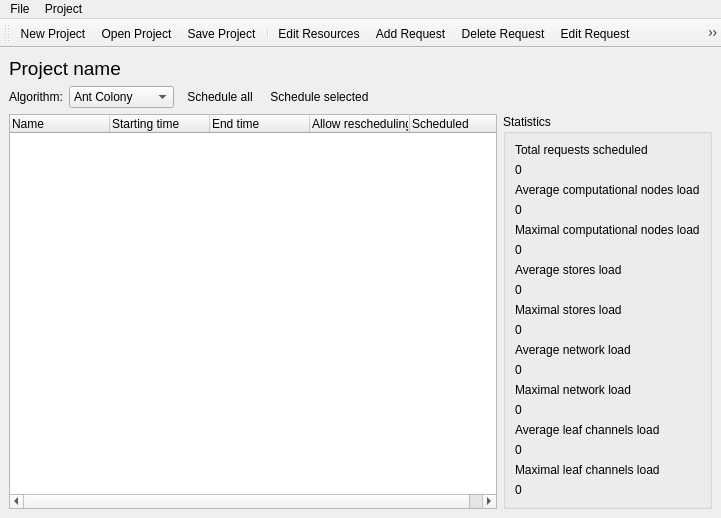
<?xml version="1.0" encoding="UTF-8"?>
<ui version="4.0">
 <class>MainWindow</class>
 <widget class="QMainWindow" name="MainWindow">
  <property name="geometry">
   <rect>
    <x>0</x>
    <y>0</y>
    <width>721</width>
    <height>513</height>
   </rect>
  </property>
  <property name="sizePolicy">
   <sizepolicy hsizetype="Expanding" vsizetype="Expanding">
    <horstretch>0</horstretch>
    <verstretch>0</verstretch>
   </sizepolicy>
  </property>
  <property name="windowTitle">
   <string>Data Centers GUI</string>
  </property>
  <property name="windowIcon">
   <iconset resource="resources.qrc">
    <normaloff>:/pics/pics/star.png</normaloff>:/pics/pics/star.png</iconset>
  </property>
  <property name="styleSheet">
   <string notr="true">QWidget, QMenuBar::item {
	background-color: qlineargradient(x1: 0, y1: 0, x2: 0, y2: 1,
                                      stop: 0 #c5d8ef, stop: 1 #89a5c3);
}

QLabel, QSlider {
	background-color: transparent;
}a</string>
  </property>
  <widget class="QWidget" name="centralwidget">
   <property name="styleSheet">
    <string notr="true"/>
   </property>
   <layout class="QHBoxLayout" name="horizontalLayout">
    <property name="sizeConstraint">
     <enum>QLayout::SetDefaultConstraint</enum>
    </property>
    <item>
     <layout class="QVBoxLayout" name="verticalLayout">
      <item>
       <layout class="QHBoxLayout" name="horizontalLayout_3">
        <item>
         <widget class="QLabel" name="projectname">
          <property name="font">
           <font>
            <pointsize>14</pointsize>
           </font>
          </property>
          <property name="text">
           <string>Project name</string>
          </property>
         </widget>
        </item>
        <item>
         <widget class="QPushButton" name="editname">
          <property name="maximumSize">
           <size>
            <width>32</width>
            <height>16777215</height>
           </size>
          </property>
          <property name="text">
           <string/>
          </property>
          <property name="icon">
           <iconset resource="resources.qrc">
            <normaloff>:/pics/pics/page_edit.png</normaloff>:/pics/pics/page_edit.png</iconset>
          </property>
          <property name="autoRepeatInterval">
           <number>100</number>
          </property>
          <property name="flat">
           <bool>true</bool>
          </property>
         </widget>
        </item>
        <item>
         <spacer name="horizontalSpacer">
          <property name="orientation">
           <enum>Qt::Horizontal</enum>
          </property>
          <property name="sizeHint" stdset="0">
           <size>
            <width>40</width>
            <height>20</height>
           </size>
          </property>
         </spacer>
        </item>
       </layout>
      </item>
      <item>
       <layout class="QHBoxLayout" name="horizontalLayout_4">
        <item>
         <widget class="QLabel" name="label_2">
          <property name="text">
           <string>Algorithm:</string>
          </property>
         </widget>
        </item>
        <item>
         <widget class="QComboBox" name="algorithm">
          <property name="minimumSize">
           <size>
            <width>100</width>
            <height>0</height>
           </size>
          </property>
          <item>
           <property name="text">
            <string>Ant Colony</string>
           </property>
          </item>
          <item>
           <property name="text">
            <string>Centralized</string>
           </property>
          </item>
          <item>
           <property name="text">
            <string>Decentralized</string>
           </property>
          </item>
         </widget>
        </item>
        <item>
         <widget class="QPushButton" name="runall">
          <property name="text">
           <string>Schedule all</string>
          </property>
          <property name="icon">
           <iconset resource="resources.qrc">
            <normaloff>:/pics/pics/play.png</normaloff>:/pics/pics/play.png</iconset>
          </property>
          <property name="flat">
           <bool>true</bool>
          </property>
         </widget>
        </item>
        <item>
         <widget class="QPushButton" name="runsel">
          <property name="text">
           <string>Schedule selected</string>
          </property>
          <property name="icon">
           <iconset resource="resources.qrc">
            <normaloff>:/pics/pics/fast_forward.png</normaloff>:/pics/pics/fast_forward.png</iconset>
          </property>
          <property name="flat">
           <bool>true</bool>
          </property>
         </widget>
        </item>
        <item>
         <spacer name="horizontalSpacer_2">
          <property name="orientation">
           <enum>Qt::Horizontal</enum>
          </property>
          <property name="sizeHint" stdset="0">
           <size>
            <width>40</width>
            <height>20</height>
           </size>
          </property>
         </spacer>
        </item>
       </layout>
      </item>
      <item>
       <layout class="QHBoxLayout" name="horizontalLayout_2">
        <item>
         <widget class="QTreeWidget" name="demands">
          <column>
           <property name="text">
            <string>Name</string>
           </property>
          </column>
          <column>
           <property name="text">
            <string>Starting time</string>
           </property>
          </column>
          <column>
           <property name="text">
            <string>End time</string>
           </property>
          </column>
          <column>
           <property name="text">
            <string>Allow rescheduling</string>
           </property>
          </column>
          <column>
           <property name="text">
            <string>Scheduled</string>
           </property>
          </column>
         </widget>
        </item>
        <item>
         <widget class="QGroupBox" name="groupBox">
          <property name="title">
           <string>Statistics</string>
          </property>
          <layout class="QVBoxLayout" name="verticalLayout_3">
           <item>
            <widget class="QLabel" name="label_13">
             <property name="text">
              <string>Total requests scheduled</string>
             </property>
            </widget>
           </item>
           <item>
            <widget class="QLabel" name="demandcount">
             <property name="text">
              <string>0</string>
             </property>
            </widget>
           </item>
           <item>
            <widget class="QLabel" name="label">
             <property name="text">
              <string>Average computational nodes load</string>
             </property>
            </widget>
           </item>
           <item>
            <widget class="QLabel" name="vmavg">
             <property name="text">
              <string>0</string>
             </property>
            </widget>
           </item>
           <item>
            <widget class="QLabel" name="label_3">
             <property name="text">
              <string>Maximal computational nodes load</string>
             </property>
            </widget>
           </item>
           <item>
            <widget class="QLabel" name="vmmax">
             <property name="text">
              <string>0</string>
             </property>
            </widget>
           </item>
           <item>
            <widget class="QLabel" name="label_6">
             <property name="text">
              <string>Average stores load</string>
             </property>
            </widget>
           </item>
           <item>
            <widget class="QLabel" name="stavg">
             <property name="text">
              <string>0</string>
             </property>
            </widget>
           </item>
           <item>
            <widget class="QLabel" name="label_7">
             <property name="text">
              <string>Maximal stores load</string>
             </property>
            </widget>
           </item>
           <item>
            <widget class="QLabel" name="stmax">
             <property name="text">
              <string>0</string>
             </property>
            </widget>
           </item>
           <item>
            <widget class="QLabel" name="label_9">
             <property name="text">
              <string>Average network load</string>
             </property>
            </widget>
           </item>
           <item>
            <widget class="QLabel" name="netavg">
             <property name="text">
              <string>0</string>
             </property>
            </widget>
           </item>
           <item>
            <widget class="QLabel" name="label_11">
             <property name="text">
              <string>Maximal network load</string>
             </property>
            </widget>
           </item>
           <item>
            <widget class="QLabel" name="netmax">
             <property name="text">
              <string>0</string>
             </property>
            </widget>
           </item>
           <item>
            <widget class="QLabel" name="label_4">
             <property name="text">
              <string>Average leaf channels load</string>
             </property>
            </widget>
           </item>
           <item>
            <widget class="QLabel" name="leafavg">
             <property name="text">
              <string>0</string>
             </property>
            </widget>
           </item>
           <item>
            <widget class="QLabel" name="label_5">
             <property name="text">
              <string>Maximal leaf channels load</string>
             </property>
            </widget>
           </item>
           <item>
            <widget class="QLabel" name="leafmax">
             <property name="text">
              <string>0</string>
             </property>
            </widget>
           </item>
          </layout>
         </widget>
        </item>
       </layout>
      </item>
     </layout>
    </item>
   </layout>
  </widget>
  <widget class="QMenuBar" name="menubar">
   <property name="geometry">
    <rect>
     <x>0</x>
     <y>0</y>
     <width>721</width>
     <height>20</height>
    </rect>
   </property>
   <property name="styleSheet">
    <string notr="true"/>
   </property>
   <widget class="QMenu" name="menuFile">
    <property name="title">
     <string>File</string>
    </property>
    <addaction name="actionNew_Project"/>
    <addaction name="actionOpen_Project"/>
    <addaction name="actionSave_Project"/>
    <addaction name="actionSave_Project_As"/>
    <addaction name="separator"/>
    <addaction name="actionExit"/>
   </widget>
   <widget class="QMenu" name="menuProject">
    <property name="title">
     <string>Project</string>
    </property>
    <addaction name="actionEdit_Resources"/>
    <addaction name="actionAdd_Demand"/>
    <addaction name="actionDelete_Demand"/>
    <addaction name="actionEdit_Demand"/>
    <addaction name="actionCreate_Random_Demands"/>
    <addaction name="actionStart"/>
    <addaction name="actionSchedule_selected"/>
    <addaction name="actionShow_Statistics"/>
    <addaction name="actionShow_Results"/>
    <addaction name="actionReset"/>
   </widget>
   <addaction name="menuFile"/>
   <addaction name="menuProject"/>
  </widget>
  <widget class="QToolBar" name="toolBar">
   <property name="windowTitle">
    <string>toolBar</string>
   </property>
   <attribute name="toolBarArea">
    <enum>TopToolBarArea</enum>
   </attribute>
   <attribute name="toolBarBreak">
    <bool>false</bool>
   </attribute>
   <addaction name="actionNew_Project"/>
   <addaction name="actionOpen_Project"/>
   <addaction name="actionSave_Project"/>
   <addaction name="separator"/>
   <addaction name="actionEdit_Resources"/>
   <addaction name="actionAdd_Demand"/>
   <addaction name="actionDelete_Demand"/>
   <addaction name="actionEdit_Demand"/>
   <addaction name="actionCreate_Random_Demands"/>
   <addaction name="separator"/>
   <addaction name="actionStart"/>
   <addaction name="actionSchedule_selected"/>
   <addaction name="actionShow_Statistics"/>
   <addaction name="actionShow_Results"/>
   <addaction name="actionSettings"/>
   <addaction name="actionRunMultiple"/>
  </widget>
  <action name="actionExit">
   <property name="text">
    <string>Exit</string>
   </property>
   <property name="shortcut">
    <string>Ctrl+X</string>
   </property>
  </action>
  <action name="actionAbout">
   <property name="text">
    <string>About DC GUI</string>
   </property>
   <property name="toolTip">
    <string>About DC GUI</string>
   </property>
  </action>
  <action name="actionNew_Project">
   <property name="icon">
    <iconset>
     <normalon>:/pics/pics/page.png</normalon>
    </iconset>
   </property>
   <property name="text">
    <string>New Project</string>
   </property>
   <property name="shortcut">
    <string>Ctrl+N</string>
   </property>
  </action>
  <action name="actionOpen_Project">
   <property name="icon">
    <iconset>
     <normalon>:/pics/pics/folder.png</normalon>
    </iconset>
   </property>
   <property name="text">
    <string>Open Project</string>
   </property>
   <property name="shortcut">
    <string>Ctrl+O</string>
   </property>
  </action>
  <action name="actionSave_Project">
   <property name="icon">
    <iconset>
     <normalon>:/pics/pics/cd.png</normalon>
    </iconset>
   </property>
   <property name="text">
    <string>Save Project</string>
   </property>
   <property name="shortcut">
    <string>Ctrl+S</string>
   </property>
  </action>
  <action name="actionSave_Project_As">
   <property name="text">
    <string>Save Project As...</string>
   </property>
   <property name="shortcut">
    <string>Ctrl+Shift+S</string>
   </property>
  </action>
  <action name="actionStart">
   <property name="enabled">
    <bool>true</bool>
   </property>
   <property name="icon">
    <iconset>
     <normalon>:/pics/pics/play.png</normalon>
    </iconset>
   </property>
   <property name="text">
    <string>Schedule All</string>
   </property>
   <property name="toolTip">
    <string>Schedule All</string>
   </property>
   <property name="shortcut">
    <string>F5</string>
   </property>
  </action>
  <action name="actionSettings">
   <property name="icon">
    <iconset resource="resources.qrc">
     <normaloff>:/pics/pics/settings.png</normaloff>:/pics/pics/settings.png</iconset>
   </property>
   <property name="text">
    <string>Settings...</string>
   </property>
   <property name="shortcut">
    <string>F12</string>
   </property>
  </action>
  <action name="actionEdit_Resources">
   <property name="icon">
    <iconset resource="resources.qrc">
     <normaloff>:/pics/pics/graph.png</normaloff>:/pics/pics/graph.png</iconset>
   </property>
   <property name="text">
    <string>Edit Resources</string>
   </property>
   <property name="toolTip">
    <string>Edit Resources</string>
   </property>
   <property name="shortcut">
    <string>F3</string>
   </property>
  </action>
  <action name="actionAdd_Demand">
   <property name="icon">
    <iconset resource="resources.qrc">
     <normaloff>:/pics/pics/add.png</normaloff>:/pics/pics/add.png</iconset>
   </property>
   <property name="text">
    <string>Add Request</string>
   </property>
   <property name="toolTip">
    <string>Add Request</string>
   </property>
   <property name="shortcut">
    <string>Alt+N</string>
   </property>
  </action>
  <action name="actionDelete_Demand">
   <property name="icon">
    <iconset resource="resources.qrc">
     <normaloff>:/pics/pics/delete.png</normaloff>:/pics/pics/delete.png</iconset>
   </property>
   <property name="text">
    <string>Delete Request</string>
   </property>
   <property name="toolTip">
    <string>Delete Request</string>
   </property>
   <property name="shortcut">
    <string>Alt+X</string>
   </property>
  </action>
  <action name="actionCreate_Random_Demands">
   <property name="icon">
    <iconset resource="resources.qrc">
     <normaloff>:/pics/pics/dice.png</normaloff>:/pics/pics/dice.png</iconset>
   </property>
   <property name="text">
    <string>Create Random Requests</string>
   </property>
   <property name="toolTip">
    <string>Create Random Requests</string>
   </property>
   <property name="shortcut">
    <string>F9</string>
   </property>
  </action>
  <action name="actionEdit_Demand">
   <property name="icon">
    <iconset resource="resources.qrc">
     <normaloff>:/pics/pics/page_edit.png</normaloff>:/pics/pics/page_edit.png</iconset>
   </property>
   <property name="text">
    <string>Edit Request</string>
   </property>
   <property name="toolTip">
    <string>Edit Request</string>
   </property>
   <property name="shortcut">
    <string>F4</string>
   </property>
  </action>
  <action name="actionShow_Results">
   <property name="icon">
    <iconset resource="resources.qrc">
     <normaloff>:/pics/pics/line_chart.png</normaloff>:/pics/pics/line_chart.png</iconset>
   </property>
   <property name="text">
    <string>Show Results</string>
   </property>
   <property name="toolTip">
    <string>Show Results</string>
   </property>
   <property name="shortcut">
    <string>F7</string>
   </property>
  </action>
  <action name="actionShow_Statistics">
   <property name="icon">
    <iconset resource="resources.qrc">
     <normaloff>:/pics/pics/chart.png</normaloff>:/pics/pics/chart.png</iconset>
   </property>
   <property name="text">
    <string>Show Statistics</string>
   </property>
   <property name="toolTip">
    <string>Show Statistics</string>
   </property>
   <property name="shortcut">
    <string>F8</string>
   </property>
  </action>
  <action name="actionReset">
   <property name="text">
    <string>Reset</string>
   </property>
   <property name="shortcut">
    <string>F10</string>
   </property>
  </action>
  <action name="actionSchedule_selected">
   <property name="icon">
    <iconset resource="resources.qrc">
     <normaloff>:/pics/pics/fast_forward.png</normaloff>:/pics/pics/fast_forward.png</iconset>
   </property>
   <property name="text">
    <string>Schedule selected</string>
   </property>
   <property name="shortcut">
    <string>F6, Ctrl+S</string>
   </property>
  </action>
  <action name="actionRunMultiple">
   <property name="icon">
    <iconset resource="resources.qrc">
     <normaloff>:/pics/pics/multtests.png</normaloff>:/pics/pics/multtests.png</iconset>
   </property>
   <property name="text">
    <string>runMultiple</string>
   </property>
   <property name="toolTip">
    <string>Run Multiple Tests</string>
   </property>
  </action>
 </widget>
 <resources>
  <include location="resources.qrc"/>
 </resources>
 <connections>
  <connection>
   <sender>actionExit</sender>
   <signal>triggered()</signal>
   <receiver>MainWindow</receiver>
   <slot>Exit()</slot>
   <hints>
    <hint type="sourcelabel">
     <x>-1</x>
     <y>-1</y>
    </hint>
    <hint type="destinationlabel">
     <x>399</x>
     <y>200</y>
    </hint>
   </hints>
  </connection>
  <connection>
   <sender>actionAbout</sender>
   <signal>triggered()</signal>
   <receiver>MainWindow</receiver>
   <slot>About()</slot>
   <hints>
    <hint type="sourcelabel">
     <x>-1</x>
     <y>-1</y>
    </hint>
    <hint type="destinationlabel">
     <x>409</x>
     <y>200</y>
    </hint>
   </hints>
  </connection>
  <connection>
   <sender>actionNew_Project</sender>
   <signal>triggered()</signal>
   <receiver>MainWindow</receiver>
   <slot>NewProject()</slot>
   <hints>
    <hint type="sourcelabel">
     <x>-1</x>
     <y>-1</y>
    </hint>
    <hint type="destinationlabel">
     <x>409</x>
     <y>200</y>
    </hint>
   </hints>
  </connection>
  <connection>
   <sender>actionOpen_Project</sender>
   <signal>triggered()</signal>
   <receiver>MainWindow</receiver>
   <slot>OpenProject()</slot>
   <hints>
    <hint type="sourcelabel">
     <x>-1</x>
     <y>-1</y>
    </hint>
    <hint type="destinationlabel">
     <x>409</x>
     <y>200</y>
    </hint>
   </hints>
  </connection>
  <connection>
   <sender>actionSave_Project</sender>
   <signal>triggered()</signal>
   <receiver>MainWindow</receiver>
   <slot>SaveProject()</slot>
   <hints>
    <hint type="sourcelabel">
     <x>-1</x>
     <y>-1</y>
    </hint>
    <hint type="destinationlabel">
     <x>337</x>
     <y>164</y>
    </hint>
   </hints>
  </connection>
  <connection>
   <sender>actionSave_Project_As</sender>
   <signal>triggered()</signal>
   <receiver>MainWindow</receiver>
   <slot>SaveProjectAs()</slot>
   <hints>
    <hint type="sourcelabel">
     <x>-1</x>
     <y>-1</y>
    </hint>
    <hint type="destinationlabel">
     <x>337</x>
     <y>164</y>
    </hint>
   </hints>
  </connection>
  <connection>
   <sender>actionStart</sender>
   <signal>triggered()</signal>
   <receiver>MainWindow</receiver>
   <slot>Run()</slot>
   <hints>
    <hint type="sourcelabel">
     <x>-1</x>
     <y>-1</y>
    </hint>
    <hint type="destinationlabel">
     <x>337</x>
     <y>164</y>
    </hint>
   </hints>
  </connection>
  <connection>
   <sender>actionSettings</sender>
   <signal>triggered()</signal>
   <receiver>MainWindow</receiver>
   <slot>Settings()</slot>
   <hints>
    <hint type="sourcelabel">
     <x>-1</x>
     <y>-1</y>
    </hint>
    <hint type="destinationlabel">
     <x>159</x>
     <y>200</y>
    </hint>
   </hints>
  </connection>
  <connection>
   <sender>actionEdit_Resources</sender>
   <signal>triggered()</signal>
   <receiver>MainWindow</receiver>
   <slot>EditProgram()</slot>
   <hints>
    <hint type="sourcelabel">
     <x>-1</x>
     <y>-1</y>
    </hint>
    <hint type="destinationlabel">
     <x>159</x>
     <y>200</y>
    </hint>
   </hints>
  </connection>
  <connection>
   <sender>actionAdd_Demand</sender>
   <signal>triggered()</signal>
   <receiver>MainWindow</receiver>
   <slot>AddDemand()</slot>
   <hints>
    <hint type="sourcelabel">
     <x>-1</x>
     <y>-1</y>
    </hint>
    <hint type="destinationlabel">
     <x>197</x>
     <y>100</y>
    </hint>
   </hints>
  </connection>
  <connection>
   <sender>actionDelete_Demand</sender>
   <signal>triggered()</signal>
   <receiver>MainWindow</receiver>
   <slot>DeleteDemand()</slot>
   <hints>
    <hint type="sourcelabel">
     <x>-1</x>
     <y>-1</y>
    </hint>
    <hint type="destinationlabel">
     <x>197</x>
     <y>100</y>
    </hint>
   </hints>
  </connection>
  <connection>
   <sender>actionEdit_Demand</sender>
   <signal>triggered()</signal>
   <receiver>MainWindow</receiver>
   <slot>EditDemand()</slot>
   <hints>
    <hint type="sourcelabel">
     <x>-1</x>
     <y>-1</y>
    </hint>
    <hint type="destinationlabel">
     <x>197</x>
     <y>100</y>
    </hint>
   </hints>
  </connection>
  <connection>
   <sender>actionCreate_Random_Demands</sender>
   <signal>triggered()</signal>
   <receiver>MainWindow</receiver>
   <slot>RandomDemand()</slot>
   <hints>
    <hint type="sourcelabel">
     <x>-1</x>
     <y>-1</y>
    </hint>
    <hint type="destinationlabel">
     <x>197</x>
     <y>100</y>
    </hint>
   </hints>
  </connection>
  <connection>
   <sender>actionShow_Results</sender>
   <signal>triggered()</signal>
   <receiver>MainWindow</receiver>
   <slot>ShowResults()</slot>
   <hints>
    <hint type="sourcelabel">
     <x>-1</x>
     <y>-1</y>
    </hint>
    <hint type="destinationlabel">
     <x>222</x>
     <y>100</y>
    </hint>
   </hints>
  </connection>
  <connection>
   <sender>actionReset</sender>
   <signal>triggered()</signal>
   <receiver>MainWindow</receiver>
   <slot>Reset()</slot>
   <hints>
    <hint type="sourcelabel">
     <x>-1</x>
     <y>-1</y>
    </hint>
    <hint type="destinationlabel">
     <x>243</x>
     <y>100</y>
    </hint>
   </hints>
  </connection>
  <connection>
   <sender>editname</sender>
   <signal>clicked()</signal>
   <receiver>MainWindow</receiver>
   <slot>EditName()</slot>
   <hints>
    <hint type="sourcelabel">
     <x>140</x>
     <y>80</y>
    </hint>
    <hint type="destinationlabel">
     <x>288</x>
     <y>186</y>
    </hint>
   </hints>
  </connection>
  <connection>
   <sender>runsel</sender>
   <signal>clicked()</signal>
   <receiver>MainWindow</receiver>
   <slot>RunSelected()</slot>
   <hints>
    <hint type="sourcelabel">
     <x>318</x>
     <y>112</y>
    </hint>
    <hint type="destinationlabel">
     <x>288</x>
     <y>218</y>
    </hint>
   </hints>
  </connection>
  <connection>
   <sender>runall</sender>
   <signal>clicked()</signal>
   <receiver>MainWindow</receiver>
   <slot>Run()</slot>
   <hints>
    <hint type="sourcelabel">
     <x>213</x>
     <y>112</y>
    </hint>
    <hint type="destinationlabel">
     <x>288</x>
     <y>218</y>
    </hint>
   </hints>
  </connection>
  <connection>
   <sender>actionSchedule_selected</sender>
   <signal>triggered()</signal>
   <receiver>MainWindow</receiver>
   <slot>RunSelected()</slot>
   <hints>
    <hint type="sourcelabel">
     <x>-1</x>
     <y>-1</y>
    </hint>
    <hint type="destinationlabel">
     <x>288</x>
     <y>218</y>
    </hint>
   </hints>
  </connection>
  <connection>
   <sender>actionShow_Statistics</sender>
   <signal>triggered()</signal>
   <receiver>MainWindow</receiver>
   <slot>ShowGraphVis()</slot>
   <hints>
    <hint type="sourcelabel">
     <x>-1</x>
     <y>-1</y>
    </hint>
    <hint type="destinationlabel">
     <x>288</x>
     <y>218</y>
    </hint>
   </hints>
  </connection>
  <connection>
   <sender>demands</sender>
   <signal>itemChanged(QTreeWidgetItem*,int)</signal>
   <receiver>MainWindow</receiver>
   <slot>UpdateDemand()</slot>
   <hints>
    <hint type="sourcelabel">
     <x>267</x>
     <y>278</y>
    </hint>
    <hint type="destinationlabel">
     <x>339</x>
     <y>218</y>
    </hint>
   </hints>
  </connection>
  <connection>
   <sender>actionRunMultiple</sender>
   <signal>triggered()</signal>
   <receiver>MainWindow</receiver>
   <slot>RunMultipleTests()</slot>
   <hints>
    <hint type="sourcelabel">
     <x>481</x>
     <y>35</y>
    </hint>
    <hint type="destinationlabel">
     <x>726</x>
     <y>81</y>
    </hint>
   </hints>
  </connection>
 </connections>
 <slots>
  <slot>Exit()</slot>
  <slot>About()</slot>
  <slot>NewProject()</slot>
  <slot>OpenProject()</slot>
  <slot>SaveProject()</slot>
  <slot>SaveProjectAs()</slot>
  <slot>EditProgram()</slot>
  <slot>AddDemand()</slot>
  <slot>DeleteDemand()</slot>
  <slot>EditDemand()</slot>
  <slot>RandomDemand()</slot>
  <slot>UpdateDemand()</slot>
  <slot>ShowResults()</slot>
  <slot>Reset()</slot>
  <slot>EditName()</slot>
  <slot>RunSelected()</slot>
  <slot>Run()</slot>
  <slot>ShowGraphVis()</slot>
  <slot>Settings()</slot>
  <slot>RunMultipleTests()</slot>
 </slots>
</ui>
